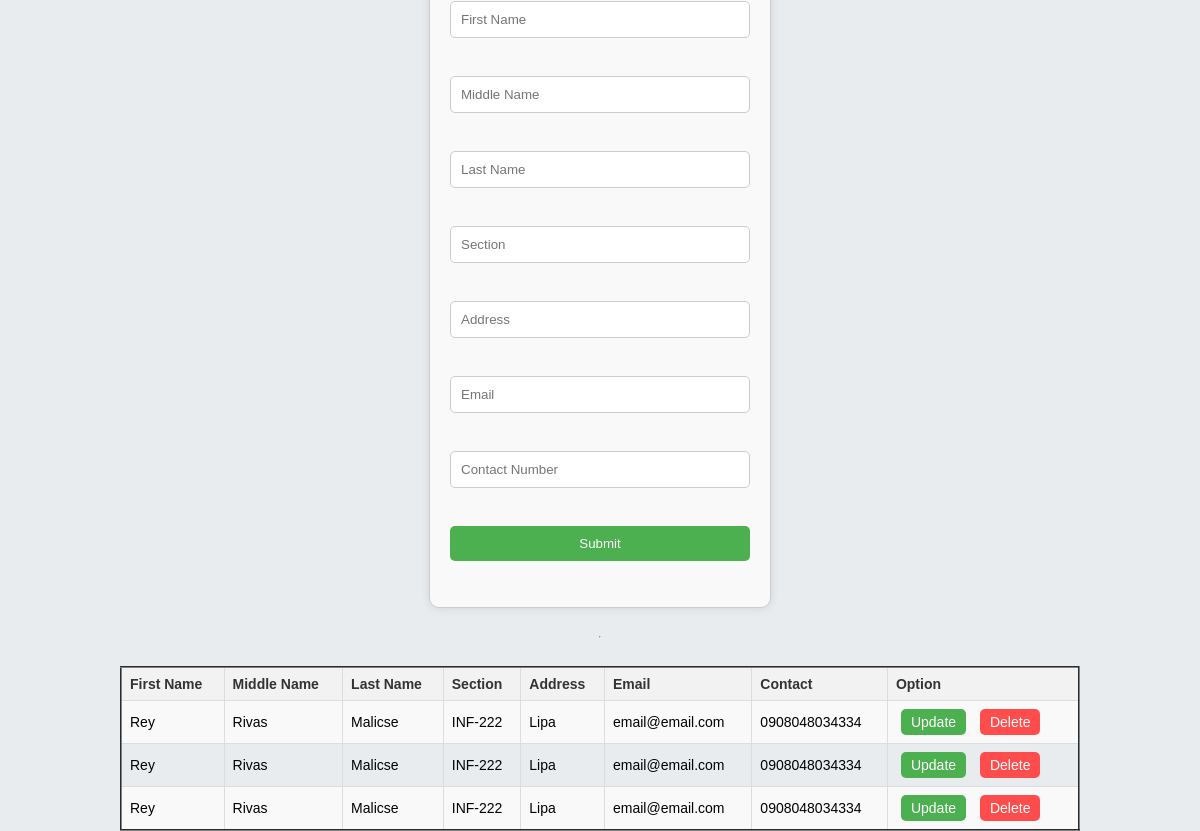
Before: / with the older database file.
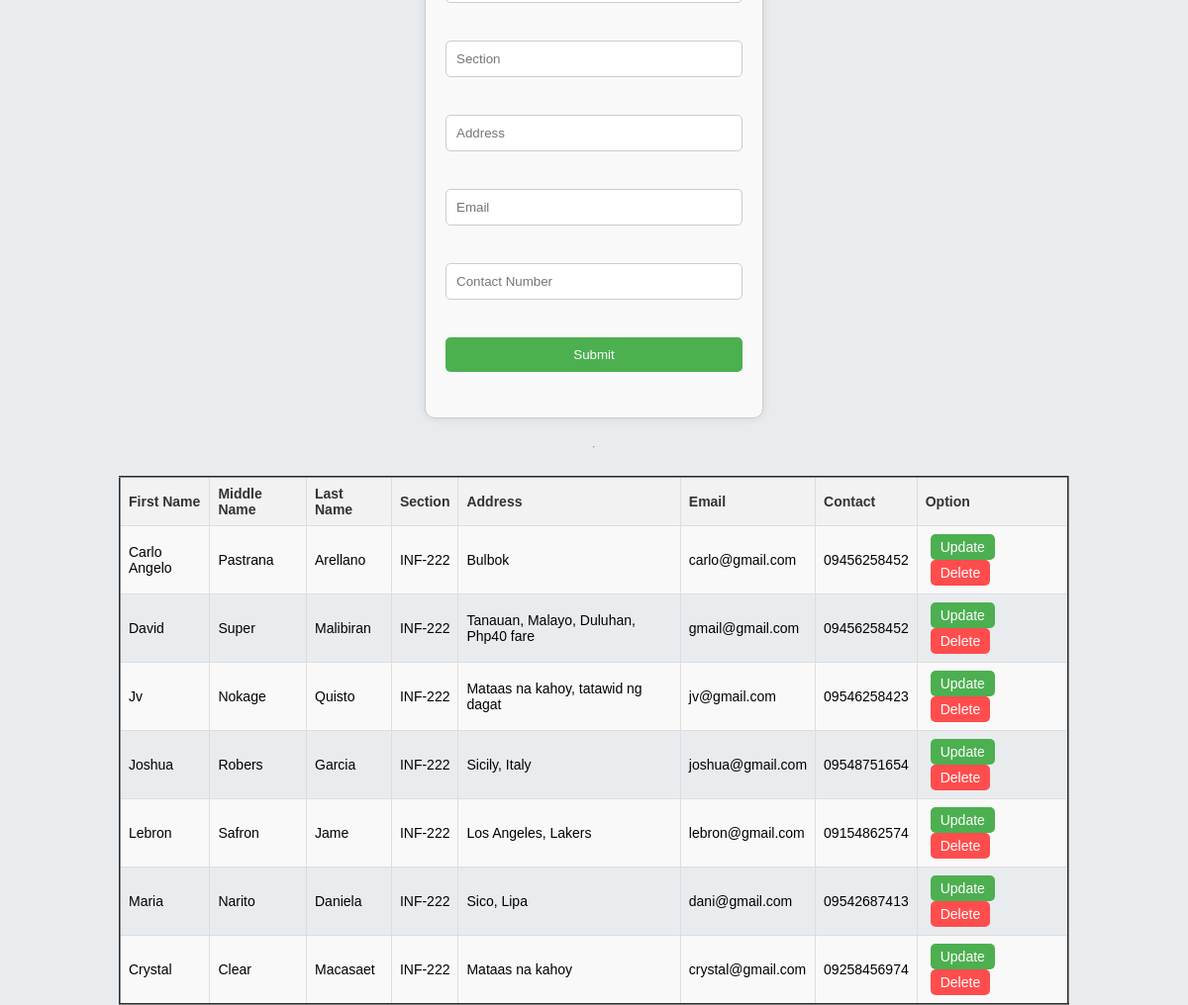
After: the same page with the newer database file.
### tables this page shows
CREATE TABLE `mytbl` (
  `id` int(11) NOT NULL,
  `fName` varchar(255) NOT NULL,
  `mName` varchar(255) NOT NULL,
  `lName` varchar(255) NOT NULL,
  `section` varchar(255) NOT NULL,
  `address` varchar(255) NOT NULL,
  `email` varchar(255) NOT NULL,
  `contact` varchar(255) NOT NULL
);

### index.php (the view, shortened to what this page needs)
<?php
$fName = $mName = $lName = $address = $email = $section = $contact = "";
$fnameErr = $mnameErr = $lnameErr = $addressErr = $emailErr = $sectionErr = $contactErr = "";
?>
<div class="form-container">
    <form method="POST" action="<?php echo htmlspecialchars($_SERVER["PHP_SELF"]); ?>">
        <input type="text" name="fName" placeholder="First Name" value="<?php echo $fName; ?>"> <br>
        <span class="error"><?php echo $fnameErr; ?></span> <br>
        <input type="text" name="mName" placeholder="Middle Name" value="<?php echo $mName; ?>"> <br>
        <span class="error"><?php echo $mnameErr; ?></span> <br>
        <input type="text" name="lName" placeholder="Last Name" value="<?php echo $lName; ?>"> <br>
        <span class="error"><?php echo $lnameErr; ?></span> <br>
        <input type="text" name="section" placeholder="Section" value="<?php echo $section; ?>"> <br>
        <span class="error"><?php echo $sectionErr; ?></span> <br>
        <input type="text" name="address" placeholder="Address" value="<?php echo $address; ?>"> <br>
        <span class="error"><?php echo $addressErr; ?></span> <br>
        <input type="text" name="email" placeholder="Email" value="<?php echo $email; ?>"> <br>
        <span class="error"><?php echo $emailErr; ?></span> <br>
        <input type="text" name="contact" placeholder="Contact Number" value="<?php echo $contact; ?>"> <br>
        <span class="error"><?php echo $contactErr; ?></span> <br>
        <input type="submit" value="Submit">
    </form>
</div>
<hr>
<?php
include("connections.php");
$view_query = mysqli_query($connections, "SELECT * FROM mytbl");
echo "<table border='2' width='50%'>";
echo "<tr>
        <th>First Name</th>
        <th>Middle Name</th>
        <th>Last Name</th>
        <th>Section</th>
        <th>Address</th>
        <th>Email</th>
        <th>Contact</th>
        <th>Option</th>
    </tr>";
while ($row = mysqli_fetch_assoc($view_query)) {
    $user_id = $row["id"];
    $fName = $row["fName"];
    $mName = $row["mName"];
    $lName = $row["lName"];
    $section = $row["section"];
    $address = $row["address"];
    $email = $row["email"];
    $contact = $row["contact"];
    echo "<tr>
            <td>$fName</td>
            <td>$mName</td>
            <td>$lName</td>
            <td>$section</td>
            <td>$address</td>
            <td>$email</td>
            <td>$contact</td>
            <td>
                <a class='btn' href='Edit.php?id=$user_id'>Update</a>
                <a class='btn delete' href='ConfirmDelete.php?id=$user_id'>Delete</a>
            </td>
          </tr>";
}
echo "</table>";
?>

### index.php (style rules this page uses)
.form-container, .data-display { width: 300px; margin: 20px auto; padding: 20px; border: 1px solid #ccc; border-radius: 10px; box-shadow: 0 0 10px rgba(0, 0, 0, 0.1); background-color: #f9f9f9; }
input[type="text"] { width: 100%; padding: 10px; margin: 10px 0; border: 1px solid #ccc; border-radius: 5px; }
input[type="submit"] { width: 100%; padding: 10px; margin: 10px 0; background-color: #4CAF50; color: white; border: none; border-radius: 5px; cursor: pointer; transition: background-color 0.3s ease; }
table { border-collapse: collapse; width: 80%; margin: 20px auto; font-size: 14px; text-align: left; }
th, td { padding: 8px; border: 1px solid #ddd; }
th { background-color: #f2f2f2; color: #333; }
tr:nth-child(even) { background-color: #f9f9f9; }
.btn { display: inline-block; padding: 5px 10px; margin: 0 5px; background-color: #4CAF50; color: white; text-decoration: none; border-radius: 5px; transition: background-color 0.3s ease; }
.btn.delete { background-color: #ff4d4d; }

Changed rows visible on the page:
removed mytbl: fName "Rey", mName "Rivas", lName "Malicse", section "INF-222", address "Lipa", email "email@email.com", contact "0908048034334"
removed mytbl: fName "Rey", mName "Rivas", lName "Malicse", section "INF-222", address "Lipa", email "email@email.com", contact "0908048034334"
removed mytbl: fName "Rey", mName "Rivas", lName "Malicse", section "INF-222", address "Lipa", email "email@email.com", contact "0908048034334"
added mytbl: fName "Carlo Angelo", mName "Pastrana", lName "Arellano", section "INF-222", address "Bulbok", email "carlo@gmail.com", contact "09456258452"
added mytbl: fName "David", mName "Super", lName "Malibiran", section "INF-222", address "Tanauan, Malayo, Duluhan, Php40 fare", email "gmail@gmail.com", contact "09456258452"
added mytbl: fName "Jv", mName "Nokage", lName "Quisto", section "INF-222", address "Mataas na kahoy, tatawid ng dagat", email "jv@gmail.com", contact "09546258423"
added mytbl: fName "Joshua", mName "Robers", lName "Garcia", section "INF-222", address "Sicily, Italy", email "joshua@gmail.com", contact "09548751654"
added mytbl: fName "Lebron", mName "Safron", lName "Jame", section "INF-222", address "Los Angeles, Lakers", email "lebron@gmail.com", contact "09154862574"
added mytbl: fName "Maria", mName "Narito", lName "Daniela", section "INF-222", address "Sico, Lipa", email "dani@gmail.com", contact "09542687413"
added mytbl: fName "Crystal", mName "Clear", lName "Macasaet", section "INF-222", address "Mataas na kahoy", email "crystal@gmail.com", contact "09258456974"
